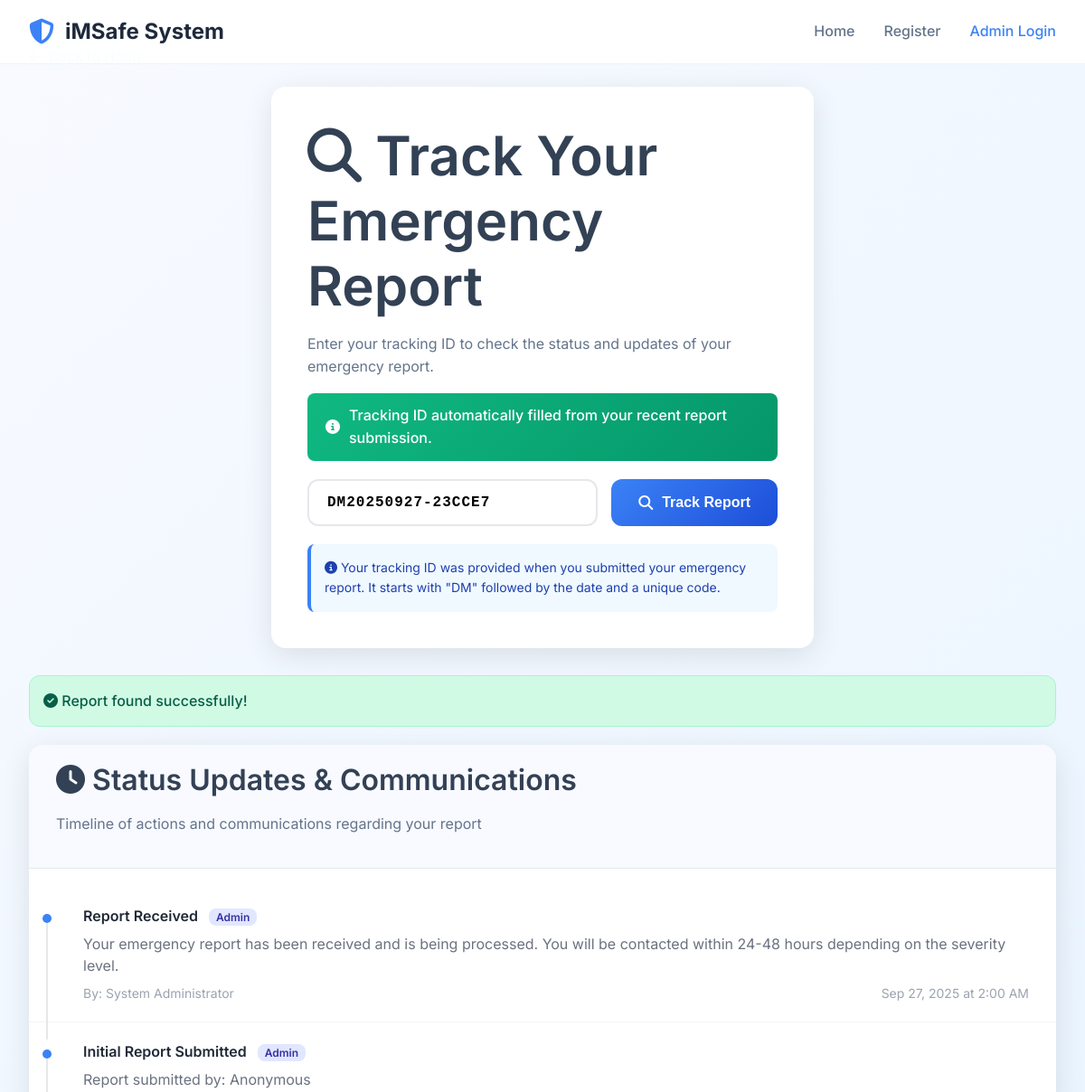
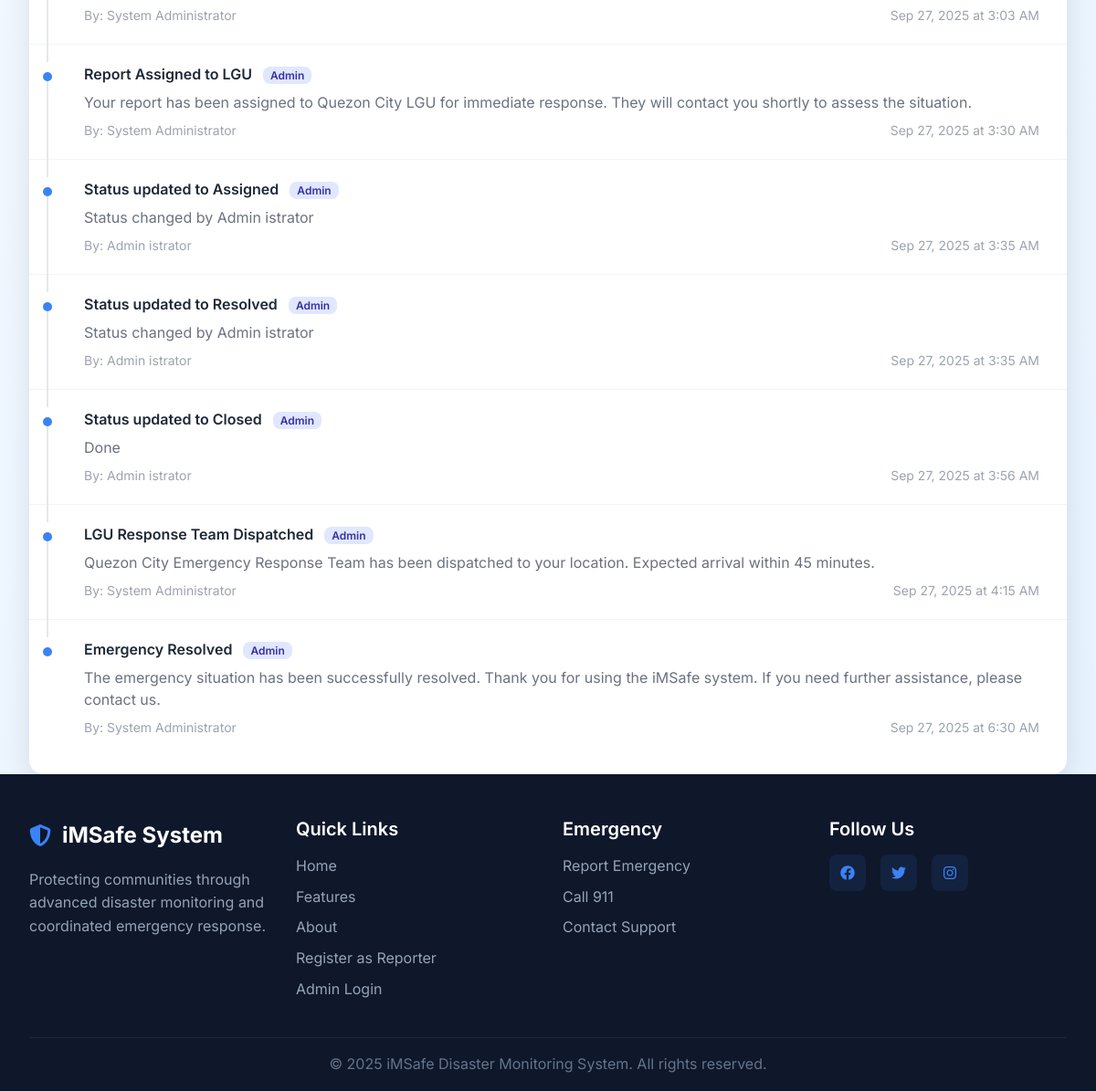
The page /track_report.php?tracking_id=DM20250927-23CCE7 on the database its author committed (2 pictures, top to bottom).
### tables this page shows
CREATE TABLE `disaster_updates` (
  `update_id` int(11) NOT NULL,
  `disaster_id` int(11) NOT NULL,
  `user_id` int(11) DEFAULT NULL,
  `update_type` enum('status_change','progress','escalation','resolution','general') DEFAULT 'general',
  `title` varchar(200) DEFAULT NULL,
  `description` text DEFAULT NULL,
  `status_from` enum('pending','assigned','acknowledged','in_progress','resolved','closed','escalated') DEFAULT NULL,
  `status_to` enum('pending','assigned','acknowledged','in_progress','resolved','closed','escalated') DEFAULT NULL,
  `is_public` tinyint(1) DEFAULT 0,
  `attachments` longtext DEFAULT NULL CHECK (json_valid(`attachments`)),
  `created_at` timestamp NOT NULL DEFAULT current_timestamp()
);

### config/database.php (called while the page is built, shortened)
<?php
function sanitizeInput($data) {
    return htmlspecialchars(strip_tags(trim($data)));
}
?>

### track_report.php (the view, shortened to what this page needs)
<?php
require_once 'config/database.php';
$tracking_result = null;
$disaster_data = null;
$updates = [];
$is_logged_in = isset($_SESSION['user_id']);
$user_role = $is_logged_in ? $_SESSION['role'] : '';
$auto_tracking_id = sanitizeInput($_GET['tracking_id'] ?? '');
if (($_SERVER['REQUEST_METHOD'] === 'POST' && isset($_POST['track_report'])) || !empty($auto_tracking_id)) {
    $tracking_id = !empty($auto_tracking_id) ? $auto_tracking_id : sanitizeInput($_POST['tracking_id'] ?? '');
    if (empty($tracking_id)) {
        $tracking_result = [
            'success' => false,
            'message' => 'Please enter a tracking ID.'
        ];
    } else {
        try {
            $disaster_stmt = $pdo->prepare("
                SELECT d.*, dt.type_name, l.lgu_name, l.contact_phone as lgu_phone,
                       CONCAT(u.first_name, ' ', u.last_name) as assigned_user_name
                FROM disasters d
                LEFT JOIN disaster_types dt ON d.type_id = dt.type_id
                LEFT JOIN lgus l ON d.assigned_lgu_id = l.lgu_id
                LEFT JOIN users u ON d.assigned_user_id = u.user_id
                WHERE d.tracking_id = ?
            ");
            $disaster_stmt->execute([$tracking_id]);
            $disaster_data = $disaster_stmt->fetch();
            if ($disaster_data) {
                $updates_stmt = $pdo->prepare("
                    SELECT du.*, CONCAT(u.first_name, ' ', u.last_name) as user_name, u.role as user_role
                    FROM disaster_updates du
                    LEFT JOIN users u ON du.user_id = u.user_id
                    WHERE du.disaster_id = ?
                    ORDER BY du.created_at ASC
                ");
                $updates_stmt->execute([$disaster_data['disaster_id']]);
                $updates = $updates_stmt->fetchAll();
                $tracking_result = [
                    'success' => true,
                    'message' => 'Report found successfully!'
                ];
            } else {
                $tracking_result = [
                    'success' => false,
                    'message' => 'No report found with this tracking ID. Please check and try again.'
                ];
            }
        } catch (Exception $e) {
            error_log("Tracking error: " . $e->getMessage());
            $tracking_result = [
                'success' => false,
                'message' => 'An error occurred while searching for your report. Please try again.'
            ];
        }
    }
}
?>
<!DOCTYPE html>
<html lang="en">
<head>
    <link rel="stylesheet" href="assets/css/style.css">
    <link rel="stylesheet" href="https://cdnjs.cloudflare.com/ajax/libs/font-awesome/6.4.0/css/all.min.css">
</head>
<body>
    <nav class="navbar">
        <div class="nav-container">
            <div class="nav-logo">
                <i class="fas fa-shield-alt"></i>
                <span>iMSafe System</span>
            </div>
            <div class="nav-menu" id="nav-menu">
                <a href="index.php" class="nav-link">Home</a>
                <a href="register.php" class="nav-link">Register</a>
                <a href="login.php" class="nav-link btn-login">Admin Login</a>
            </div>
        </div>
    </nav>
    <section class="tracking-page">
        <div class="container">
            <a href="index.php" class="back-button">
            </a>
            <div class="tracking-form" id="track-report-form">
                <?php if ($is_logged_in && $user_role === 'reporter'): ?>
                    <h1><i class="fas fa-search"></i> Track a Specific Report</h1>
                    <p>Enter a tracking ID to view detailed information about a specific emergency report.</p>
                <?php else: ?>
                    <h1><i class="fas fa-search"></i> Track Your Emergency Report</h1>
                    <p>Enter your tracking ID to check the status and updates of your emergency report.</p>
                <?php endif; ?>
                <?php if (!empty($auto_tracking_id) && $tracking_result === null): ?>
                    <div class="auto-fill-notice">
                        <i class="fas fa-spinner fa-spin"></i>
                        Automatically searching for tracking ID: <?php echo htmlspecialchars($auto_tracking_id); ?>
                    </div>
                    <script>
                        // Immediately submit the form when tracking ID is provided via URL
                        document.addEventListener('DOMContentLoaded', function() {
                            document.querySelector('form').submit();
                        });
                    </script>
                <?php elseif (!empty($auto_tracking_id)): ?>
                    <div class="auto-fill-notice">
                        <i class="fas fa-info-circle"></i>
                        Tracking ID automatically filled from your recent report submission.
                    </div>
                <?php endif; ?>
                <form method="POST" action="track_report.php">
                    <div class="tracking-input">
                        <input type="text"
                               name="tracking_id"
                               placeholder="Enter Tracking ID (e.g., DM20250927XXXX)"
                               value="<?php echo htmlspecialchars($auto_tracking_id ?: ($_POST['tracking_id'] ?? '')); ?>"
                               maxlength="20"
                               required>
                        <button type="submit" name="track_report" class="btn-track">
                            <i class="fas fa-search"></i>
                            Track Report
                        </button>
                    </div>
                </form>
                <div style="margin-top: 20px; padding: 15px; background: #f0f9ff; border-radius: 8px; border-left: 4px solid #3b82f6;">
                    <p style="margin: 0; color: #1e40af; font-size: 14px;">
                        <i class="fas fa-info-circle"></i>
                        Your tracking ID was provided when you submitted your emergency report. It starts with "DM" followed by the date and a unique code.
                    </p>
                </div>
            </div>
            <?php if ($tracking_result): ?>
                <?php if ($tracking_result['success']): ?>
                    <div class="alert alert-success">
                        <i class="fas fa-check-circle"></i>
                        <?php echo htmlspecialchars($tracking_result['message']); ?>
                    </div>
                <?php endif; ?>
            <?php endif; ?>
            <?php if ($disaster_data): ?>
                <div class="updates-section">
                    <div class="updates-header">
                        <h3><i class="fas fa-clock"></i> Status Updates & Communications</h3>
                        <p>Timeline of actions and communications regarding your report</p>
                    </div>
                    <div class="updates-list">
                        <?php if (empty($updates)): ?>
                            <div class="no-updates">
                                <i class="fas fa-clock" style="font-size: 2em; color: #d1d5db; margin-bottom: 15px;"></i>
                                <p>No public updates available yet. You will be notified when there are updates from the LGU.</p>
                            </div>
                        <?php else: ?>
                            <?php foreach ($updates as $update): ?>
                                <div class="update-item">
                                    <div class="update-content">
                                        <div class="update-title">
                                            <?php echo htmlspecialchars($update['title']); ?>
                                            <?php if (!empty($update['user_role']) && $update['user_role'] === 'admin'): ?>
                                                <span style="background:#e0e7ff;color:#3730a3;font-size:12px;padding:2px 8px;border-radius:8px;margin-left:8px;">Admin</span>
                                            <?php endif; ?>
                                        </div>
                                        <div class="update-description">
                                            <?php echo nl2br(htmlspecialchars($update['description'])); ?>
                                        </div>
                                        <div class="update-meta">
                                            <span>
                                                <?php if ($update['user_name']): ?>
                                                    By: <?php echo htmlspecialchars($update['user_name']); ?>
                                                <?php else: ?>
                                                    System Update
                                                <?php endif; ?>
                                            </span>
                                            <span>
                                                <?php echo date('M d, Y \a\t g:i A', strtotime($update['created_at'])); ?>
                                            </span>
                                        </div>
                                    </div>
                                </div>
                            <?php endforeach; ?>
                        <?php endif; ?>
                    </div>
                </div>
            <?php endif; ?>
        </div>
    </section>
    <footer class="footer">
        <div class="container">
            <div class="footer-content">
                <div class="footer-section">
                    <div class="footer-logo">
                        <i class="fas fa-shield-alt"></i>
                        <span>iMSafe System</span>
                    </div>
                    <p>Protecting communities through advanced disaster monitoring and coordinated emergency response.</p>
                </div>
                <div class="footer-section">
                    <h4>Quick Links</h4>
                    <ul>
                        <li><a href="index.php">Home</a></li>
                        <li><a href="index.php#features">Features</a></li>
                        <li><a href="index.php#about">About</a></li>
                        <li><a href="register.php">Register as Reporter</a></li>
                        <li><a href="login.php">Admin Login</a></li>
                    </ul>
                </div>
                <div class="footer-section">
                    <h4>Emergency</h4>
                    <ul>
                        <li><a href="report_emergency.php">Report Emergency</a></li>
                        <li><a href="tel:911">Call 911</a></li>
                        <li><a href="index.php#contact">Contact Support</a></li>
                    </ul>
                </div>
                <div class="footer-section">
                    <h4>Follow Us</h4>
                    <div class="social-links">
                        <a href="#"><i class="fab fa-facebook"></i></a>
                        <a href="#"><i class="fab fa-twitter"></i></a>
                        <a href="#"><i class="fab fa-instagram"></i></a>
                    </div>
                </div>
            </div>
            <div class="footer-bottom">
                <p>&copy; 2025 iMSafe Disaster Monitoring System. All rights reserved.</p>
            </div>
        </div>
    </footer>
</body>
</html>

### assets/css/style.css (style rules this page uses)
* { margin: 0; padding: 0; box-sizing: border-box; }
html { scroll-behavior: smooth; }
body { font-family: 'Inter', -apple-system, BlinkMacSystemFont, 'Segoe UI', sans-serif; line-height: 1.6; color: #334155; background: linear-gradient(180deg, rgba(255, 255, 255, 0.92) 0%, rgba(255, 255, 255, 0.88) 100%), url('../images/dashboard.png'); background-size: cover; background-repeat: no-repeat; background-attachment: fixed; background-position: center top; overflow-x: hidden; }
.container { max-width: 1200px; margin: 0 auto; padding: 0 2rem; }
h1, h2, h3, h4, h5, h6 { font-weight: 600; line-height: 1.2; margin-bottom: 1rem; }
h1 { font-size: clamp(2.5rem, 5vw, 4rem); }
h3 { font-size: clamp(1.5rem, 3vw, 2rem); }
h4 { font-size: 1.25rem; }
p { margin-bottom: 1rem; color: #64748b; }
.btn-login { color: #3b82f6 !important; font-weight: 500; }
.navbar { position: fixed; top: 0; width: 100%; background: rgba(255, 255, 255, 0.95); backdrop-filter: blur(20px); border-bottom: 1px solid rgba(226, 232, 240, 0.5); z-index: 1000; transition: all 0.3s ease; }
.nav-container { max-width: 1200px; margin: 0 auto; padding: 1rem 2rem; display: flex; justify-content: space-between; align-items: center; }
.nav-logo { display: flex; align-items: center; gap: 0.75rem; font-size: 1.5rem; font-weight: 700; color: #1e293b; }
.nav-logo i { color: #3b82f6; font-size: 1.75rem; }
.nav-menu { display: flex; align-items: center; gap: 2rem; }
.nav-link { text-decoration: none; color: #64748b; font-weight: 500; transition: color 0.3s ease; position: relative; }
.footer { background: #0f172a; color: white; padding: 3rem 0 1rem; }
.footer-content { display: grid; grid-template-columns: repeat(auto-fit, minmax(250px, 1fr)); gap: 2rem; margin-bottom: 2rem; }
.footer-section h4 { margin-bottom: 1rem; color: white; }
.footer-logo { display: flex; align-items: center; gap: 0.75rem; font-size: 1.5rem; font-weight: 700; margin-bottom: 1rem; }
.footer-logo i { color: #3b82f6; }
.footer-section p { color: #94a3b8; margin-bottom: 1rem; }
.footer-section ul { list-style: none; }
.footer-section ul li { margin-bottom: 0.5rem; }
.footer-section ul li a { color: #94a3b8; text-decoration: none; transition: color 0.3s ease; }
.social-links { display: flex; gap: 1rem; margin-top: 1rem; }
.social-links a { width: 40px; height: 40px; background: rgba(59, 130, 246, 0.1); border-radius: 0.5rem; display: flex; align-items: center; justify-content: center; color: #3b82f6; text-decoration: none; transition: all 0.3s ease; }
.footer-bottom { border-top: 1px solid #1e293b; padding-top: 1rem; text-align: center; }
.footer-bottom p { color: #64748b; margin: 0; }

### rows shown on the page
disaster_updates: title "Report Received", description "Your emergency report has been received and is being processed. You will be contacted within 24-48 hours depending on the severity level.", user_name "System Administrator", created_at "Sep 27, 2025 at 2:00 AM"
disaster_updates: title "Initial Report Submitted", description "Report submitted by: Anonymous", user_name "System Administrator", created_at "Sep 27, 2025 at 3:03 AM"
disaster_updates: title "Report Assigned to LGU", description "Your report has been assigned to Quezon City LGU for immediate response. They will contact you shortly to assess the situation.", user_name "System Administrator", created_at "Sep 27, 2025 at 3:30 AM"
disaster_updates: title "Status updated to Assigned", description "Status changed by Admin istrator", user_name "Admin istrator", created_at "Sep 27, 2025 at 3:35 AM"
disaster_updates: title "Status updated to Resolved", description "Status changed by Admin istrator", user_name "Admin istrator", created_at "Sep 27, 2025 at 3:35 AM"
disaster_updates: title "Status updated to Closed", description "Done", user_name "Admin istrator", created_at "Sep 27, 2025 at 3:56 AM"
disaster_updates: title "LGU Response Team Dispatched", description "Quezon City Emergency Response Team has been dispatched to your location. Expected arrival within 45 minutes.", user_name "System Administrator", created_at "Sep 27, 2025 at 4:15 AM"
disaster_updates: title "Emergency Resolved", description "The emergency situation has been successfully resolved. Thank you for using the iMSafe system. If you need further assistance, please contact us.", user_name "System Administrator", created_at "Sep 27, 2025 at 6:30 AM"

### other values the page prints
$tracking_result['message'] "Report found successfully!"
